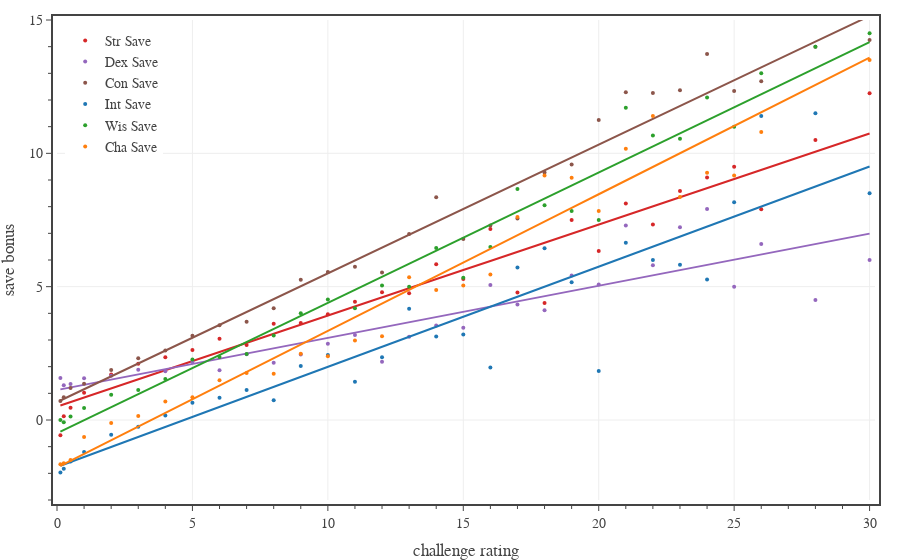

Notebook code for this chart:
### Code cell
# Ability score modifier
columns = ['Str Save','Dex Save','Con Save','Int Save','Wis Save','Cha Save']
colors = ['#d62728','#9467bd','#8c564b','#1f77b4','#2ca02c','#ff7f0e']

#df1 = df0[df0['Category'].isin(['generic','legendary','unique']) & df0['CR'].between(1/8, 30)]
df1 = df0[df0['CR'].between(1/8, 30)]
dfG = df1.groupby('CR').mean().reset_index()

fig = go.Figure()

for column, color in zip(columns, colors):
    # generate custom text
    cr_totals = df1.groupby('CR').count()['Book'].to_list()

    # plot data
    fig.add_trace(go.Scatter(
        x=dfG['CR'],
        y=dfG[column],
        mode='markers', 
        marker=dict(size=4, color=color),
        unselected=dict(marker=dict(opacity=0.0)),
        showlegend=True,
        name=column,
        legendgroup=column,
        hovertemplate=
            '<b>CR:</b> %{x}<br>'+
            '<b>Ability:</b> ' + column[0:3] + '<br>'+
            '<b>Bonus:</b> %{y:.1f}'+
            '<extra></extra>'
    ))

    # add fit line
    coefs = np.polyfit(dfG['CR'], dfG[column], 1)
    poly = np.poly1d(coefs)
    fig.add_trace(go.Scatter(
        x=dfG['CR'],
        y=poly(dfG['CR']),
        mode='lines', 
        line=dict(color=color, dash='solid'),
        unselected=dict(marker=dict(opacity=0.0)),
        showlegend=False,
        legendgroup=column,
        legendgrouptitle_text='fit',
        hoverinfo='skip',
    ))

# save large format figure
fig.update_layout(
    template=TFB_TEMPLATE,
    xaxis=dict(
        title_text='challenge rating',
        range=[0.0, 30.2],
        tick0=0, dtick=5,
        minor=dict(tick0=0, dtick=1),
    ),
    yaxis=dict(
        title_text='save bonus',
        range=[-3, 15],
        tick0=0, dtick=5,
        minor=dict(tick0=0, dtick=1),
    ),
    legend=dict(
        xanchor='left', yanchor='top',
        x=0.01, y=0.99,
        orientation='v',
        tracegroupgap=0,
    )
)

fig.show(config=TFB_CONFIG)

### Figure 1 — Plotly figure (JSON) as saved in the notebook; plotly's stock layout.template omitted (floating-point values rounded to 4 significant figures)
{"data": [{"hovertemplate": "<b>CR:</b> %{x}<br><b>Ability:</b> Str<br><b>Bonus:</b> %{y:.1f}<extra></extra>", "legendgroup": "Str Save", "marker": {"color": "#d62728", "size": 4}, "mode": "markers", "name": "Str Save", "showlegend": true, "type": "scatter", "unselected": {"marker": {"opacity": 0}}, "x": [0.125, 0.25, 0.5, 1, 2, 3, 4, 5, 6, 7, 8, 9, 10, 11, 12, 13, 14, 15, 16, 17, 18, 19, 20, 21, 22, 23, 24, 25, 26, 28, 30], "y": [-0.5763, 0.1453, 0.4569, 1.021, 1.705, 2.112, 2.352, 2.623, 3.05, 2.811, 3.607, 3.639, 3.968, 4.438, 4.791, 4.75, 5.839, 5.292, 7.161, 4.778, 4.389, 7.5, 6.333, 8.118, 7.333, 8.591, 9.091, 9.5, 7.9, 10.5, 12.25]}, {"hoverinfo": "skip", "legendgroup": "Str Save", "legendgrouptitle": {"text": "fit"}, "line": {"color": "#d62728", "dash": "solid"}, "mode": "lines", "showlegend": false, "type": "scatter", "unselected": {"marker": {"opacity": 0}}, "x": [0.125, 0.25, 0.5, 1, 2, 3, 4, 5, 6, 7, 8, 9, 10, 11, 12, 13, 14, 15, 16, 17, 18, 19, 20, 21, 22, 23, 24, 25, 26, 28, 30], "y": [0.5417, 0.5844, 0.6698, 0.8406, 1.182, 1.524, 1.865, 2.207, 2.548, 2.89, 3.232, 3.573, 3.915, 4.256, 4.598, 4.939, 5.281, 5.622, 5.964, 6.306, 6.647, 6.989, 7.33, 7.672, 8.013, 8.355, 8.696, 9.038, 9.38, 10.06, 10.75]}, {"hovertemplate": "<b>CR:</b> %{x}<br><b>Ability:</b> Dex<br><b>Bonus:</b> %{y:.1f}<extra></extra>", "legendgroup": "Dex Save", "marker": {"color": "#9467bd", "size": 4}, "mode": "markers", "name": "Dex Save", "showlegend": true, "type": "scatter", "unselected": {"marker": {"opacity": 0}}, "x": [0.125, 0.25, 0.5, 1, 2, 3, 4, 5, 6, 7, 8, 9, 10, 11, 12, 13, 14, 15, 16, 17, 18, 19, 20, 21, 22, 23, 24, 25, 26, 28, 30], "y": [1.576, 1.308, 1.353, 1.563, 1.662, 1.882, 1.832, 2.18, 1.863, 2.467, 2.143, 2.458, 2.855, 3.188, 2.186, 3.125, 3.548, 3.458, 5.065, 4.333, 4.111, 5.417, 5.083, 7.294, 5.8, 7.227, 7.909, 5, 6.6, 4.5, 6]}, {"hoverinfo": "skip", "legendgroup": "Dex Save", "legendgrouptitle": {"text": "fit"}, "line": {"color": "#9467bd", "dash": "solid"}, "mode": "lines", "showlegend": false, "type": "scatter", "unselected": {"marker": {"opacity": 0}}, "x": [0.125, 0.25, 0.5, 1, 2, 3, 4, 5, 6, 7, 8, 9, 10, 11, 12, 13, 14, 15, 16, 17, 18, 19, 20, 21, 22, 23, 24, 25, 26, 28, 30], "y": [1.149, 1.173, 1.222, 1.32, 1.516, 1.711, 1.907, 2.102, 2.297, 2.493, 2.688, 2.884, 3.079, 3.275, 3.47, 3.666, 3.861, 4.057, 4.252, 4.448, 4.643, 4.839, 5.034, 5.23, 5.425, 5.621, 5.816, 6.012, 6.207, 6.598, 6.989]}, {"hovertemplate": "<b>CR:</b> %{x}<br><b>Ability:</b> Con<br><b>Bonus:</b> %{y:.1f}<extra></extra>", "legendgroup": "Con Save", "marker": {"color": "#8c564b", "size": 4}, "mode": "markers", "name": "Con Save", "showlegend": true, "type": "scatter", "unselected": {"marker": {"opacity": 0}}, "x": [0.125, 0.25, 0.5, 1, 2, 3, 4, 5, 6, 7, 8, 9, 10, 11, 12, 13, 14, 15, 16, 17, 18, 19, 20, 21, 22, 23, 24, 25, 26, 28, 30], "y": [0.7119, 0.8547, 1.198, 1.359, 1.879, 2.32, 2.608, 3.156, 3.55, 3.689, 4.19, 5.264, 5.548, 5.75, 5.535, 6.975, 8.355, 6.792, 7.29, 7.556, 9.278, 9.583, 11.25, 12.29, 12.27, 12.36, 13.73, 12.33, 12.7, 14, 14.25]}, {"hoverinfo": "skip", "legendgroup": "Con Save", "legendgrouptitle": {"text": "fit"}, "line": {"color": "#8c564b", "dash": "solid"}, "mode": "lines", "showlegend": false, "type": "scatter", "unselected": {"marker": {"opacity": 0}}, "x": [0.125, 0.25, 0.5, 1, 2, 3, 4, 5, 6, 7, 8, 9, 10, 11, 12, 13, 14, 15, 16, 17, 18, 19, 20, 21, 22, 23, 24, 25, 26, 28, 30], "y": [0.731, 0.7913, 0.912, 1.153, 1.636, 2.119, 2.601, 3.084, 3.567, 4.049, 4.532, 5.015, 5.497, 5.98, 6.463, 6.945, 7.428, 7.911, 8.393, 8.876, 9.359, 9.842, 10.32, 10.81, 11.29, 11.77, 12.25, 12.74, 13.22, 14.19, 15.15]}, {"hovertemplate": "<b>CR:</b> %{x}<br><b>Ability:</b> Int<br><b>Bonus:</b> %{y:.1f}<extra></extra>", "legendgroup": "Int Save", "marker": {"color": "#1f77b4", "size": 4}, "mode": "markers", "name": "Int Save", "showlegend": true, "type": "scatter", "unselected": {"marker": {"opacity": 0}}, "x": [0.125, 0.25, 0.5, 1, 2, 3, 4, 5, 6, 7, 8, 9, 10, 11, 12, 13, 14, 15, 16, 17, 18, 19, 20, 21, 22, 23, 24, 25, 26, 28, 30], "y": [-1.966, -1.829, -1.56, -1.197, -0.5507, -0.2528, 0.168, 0.6467, 0.8375, 1.122, 0.7381, 2.028, 2.435, 1.438, 2.349, 4.175, 3.129, 3.208, 1.968, 5.722, 6.444, 5.167, 1.833, 6.647, 6, 5.818, 5.273, 8.167, 11.4, 11.5, 8.5]}, {"hoverinfo": "skip", "legendgroup": "Int Save", "legendgrouptitle": {"text": "fit"}, "line": {"color": "#1f77b4", "dash": "solid"}, "mode": "lines", "showlegend": false, "type": "scatter", "unselected": {"marker": {"opacity": 0}}, "x": [0.125, 0.25, 0.5, 1, 2, 3, 4, 5, 6, 7, 8, 9, 10, 11, 12, 13, 14, 15, 16, 17, 18, 19, 20, 21, 22, 23, 24, 25, 26, 28, 30], "y": [-1.715, -1.668, -1.574, -1.386, -1.01, -0.6348, -0.2592, 0.1165, 0.4922, 0.8678, 1.243, 1.619, 1.995, 2.37, 2.746, 3.122, 3.497, 3.873, 4.249, 4.624, 5.0, 5.376, 5.751, 6.127, 6.503, 6.878, 7.254, 7.63, 8.005, 8.757, 9.508]}, {"hovertemplate": "<b>CR:</b> %{x}<br><b>Ability:</b> Wis<br><b>Bonus:</b> %{y:.1f}<extra></extra>", "legendgroup": "Wis Save", "marker": {"color": "#2ca02c", "size": 4}, "mode": "markers", "name": "Wis Save", "showlegend": true, "type": "scatter", "unselected": {"marker": {"opacity": 0}}, "x": [0.125, 0.25, 0.5, 1, 2, 3, 4, 5, 6, 7, 8, 9, 10, 11, 12, 13, 14, 15, 16, 17, 18, 19, 20, 21, 22, 23, 24, 25, 26, 28, 30], "y": [0, -0.08547, 0.1293, 0.4507, 0.9469, 1.129, 1.536, 2.269, 2.362, 2.478, 3.167, 4, 4.516, 4.188, 5.047, 5, 6.452, 5.333, 6.484, 8.667, 8.056, 7.833, 7.5, 11.71, 10.67, 10.55, 12.09, 11, 13, 14, 14.5]}, {"hoverinfo": "skip", "legendgroup": "Wis Save", "legendgrouptitle": {"text": "fit"}, "line": {"color": "#2ca02c", "dash": "solid"}, "mode": "lines", "showlegend": false, "type": "scatter", "unselected": {"marker": {"opacity": 0}}, "x": [0.125, 0.25, 0.5, 1, 2, 3, 4, 5, 6, 7, 8, 9, 10, 11, 12, 13, 14, 15, 16, 17, 18, 19, 20, 21, 22, 23, 24, 25, 26, 28, 30], "y": [-0.4369, -0.3758, -0.2536, -0.00912, 0.4798, 0.9688, 1.458, 1.947, 2.436, 2.925, 3.413, 3.902, 4.391, 4.88, 5.369, 5.858, 6.347, 6.836, 7.325, 7.814, 8.303, 8.792, 9.281, 9.77, 10.26, 10.75, 11.24, 11.73, 12.21, 13.19, 14.17]}, {"hovertemplate": "<b>CR:</b> %{x}<br><b>Ability:</b> Cha<br><b>Bonus:</b> %{y:.1f}<extra></extra>", "legendgroup": "Cha Save", "marker": {"color": "#ff7f0e", "size": 4}, "mode": "markers", "name": "Cha Save", "showlegend": true, "type": "scatter", "unselected": {"marker": {"opacity": 0}}, "x": [0.125, 0.25, 0.5, 1, 2, 3, 4, 5, 6, 7, 8, 9, 10, 11, 12, 13, 14, 15, 16, 17, 18, 19, 20, 21, 22, 23, 24, 25, 26, 28, 30], "y": [-1.661, -1.624, -1.5, -0.6338, -0.1111, 0.1517, 0.696, 0.8563, 1.488, 1.767, 1.738, 2.486, 2.387, 2.979, 3.14, 5.35, 4.871, 5.042, 5.452, 7.611, 9.167, 9.083, 7.833, 10.18, 11.4, 8.364, 9.273, 9.167, 10.8, 15.5, 13.5]}, {"hoverinfo": "skip", "legendgroup": "Cha Save", "legendgrouptitle": {"text": "fit"}, "line": {"color": "#ff7f0e", "dash": "solid"}, "mode": "lines", "showlegend": false, "type": "scatter", "unselected": {"marker": {"opacity": 0}}, "x": [0.125, 0.25, 0.5, 1, 2, 3, 4, 5, 6, 7, 8, 9, 10, 11, 12, 13, 14, 15, 16, 17, 18, 19, 20, 21, 22, 23, 24, 25, 26, 28, 30], "y": [-1.72, -1.656, -1.528, -1.271, -0.759, -0.2465, 0.2659, 0.7784, 1.291, 1.803, 2.316, 2.828, 3.341, 3.853, 4.366, 4.878, 5.391, 5.903, 6.416, 6.928, 7.441, 7.953, 8.465, 8.978, 9.49, 10.0, 10.52, 11.03, 11.54, 12.57, 13.59]}], "layout": {"legend": {"orientation": "v", "tracegroupgap": 0, "x": 0.01, "xanchor": "left", "y": 0.99, "yanchor": "top"}, "xaxis": {"dtick": 5, "minor": {"dtick": 1, "tick0": 0}, "range": [0, 30.2], "tick0": 0, "title": {"text": "challenge rating"}}, "yaxis": {"dtick": 5, "minor": {"dtick": 1, "tick0": 0}, "range": [-3, 15], "tick0": 0, "title": {"text": "save bonus"}}}}
